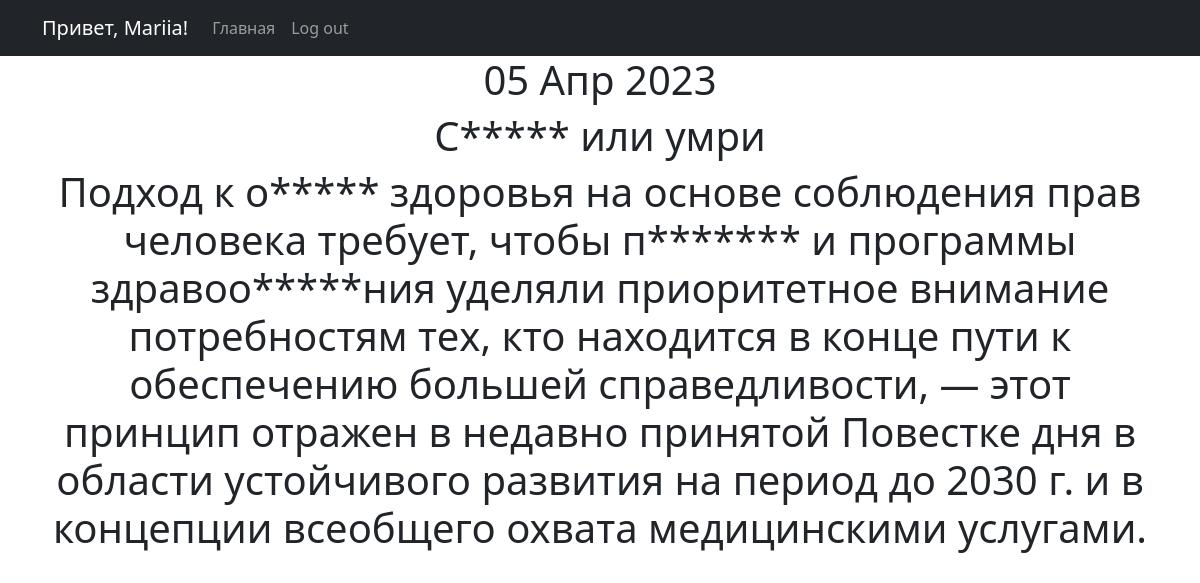
Screenshot of /news/1 (signed in) with the database file from the repository.
### News_Portal/models.py (models this page shows, shortened)
class Post(models.Model):
    author = models.ForeignKey(Author, on_delete=models.CASCADE)
    type = models.CharField(max_length=2, choices=TYPES, default="news")
    creation_time = models.DateTimeField(auto_now_add=True)
    category = models.ManyToManyField(Category, through="PostCategory")
    title = models.CharField(max_length=255, default="Новость часа")
    text = models.TextField(default="а мы уже пишем")
    rating = models.FloatField(default=0.0)

### News_Portal/views.py (the view)
# urls.py: path("<int:pk>", NewsDetail.as_view(), name="news_detail"),
class NewsDetail(DetailView):
    model = Post
    template_name = "post.html"
    context_object_name = "post"

### News_Portal/templatetags/custom_filters.py (called while the page is built)
@register.filter()
def censor(text):
    if not isinstance(text, str):
        raise ValueError("мы только тексты цензурируем в нашей редакции")
    for bad_word in BANNED_WORDS:
        if bad_word in text:
            censored = bad_word[0] + ("*" * (len(bad_word) - 1))
            text = text.replace(bad_word, censored)
        if bad_word.capitalize() in text:
            censored = bad_word[0].capitalize() + ("*" * (len(bad_word) - 1))
            text = text.replace(bad_word, censored)
    return text

### News_Portal/templates/post.html (shortened to what this page needs)
{% extends 'flatpages/default.html' %}
{% load custom_filters %}
{% block content %}
<h1>{{ post.creation_time|date:'d M Y' }}</h1>
<h1>{{ post.title|censor }}</h1>
<h1>{{ post.text|censor }}</h1>
{% endblock content %}

### News_Portal/templates/flatpages/default.html (shortened to what this page needs)
<!DOCTYPE html>
<html lang="en">
    <head>
        {% load static %}
        <link href="{% static 'css/styles.css' %}" rel="stylesheet" />
    </head>
    <body>
        <nav class="navbar navbar-expand-lg navbar-dark bg-dark static-top">
           <div class="container">
               {% if request.user.is_anonymous %}
                    <a class="navbar-brand" href="#">Привет, аноним!</a>
               {% else %}
                    <a class="navbar-brand" href="/profile">Привет, {{ request.user.username }}!</a>
               {% endif %}
               <div class="collapse navbar-collapse" id="navbarResponsive">
                   <ul class="navbar-nav ml-auto">
                       <li class="nav-item active">
                           <a class="nav-link" href="/news">Главная</a>
                       </li>
                       <li class="nav-item active">
                           {% if request.user.is_anonymous %}
                                <a class="nav-link" href="/accounts/login">Log in</a>
                           {% else %}
                                <a class="nav-link" href="/sign/logout">Log out</a>
                           {% endif %}
                       </li>
                   </ul>
               </div>
           </div>
        </nav>
        <div class="container">
           <div class="row">
               <div class="col-lg-12 text-center">
                   {% block content %}{% endblock content %}
               </div>
           </div>
        </div>
    </body>
</html>

### rows the page displays
Post: creation_time "05 Апр 2023", title|censor "С***** или умри", text|censor "Подход к о***** здоровья на основе соблюдения прав человека требует, чтобы п******* и программы здравоо*****ния уделяли приоритетное внимание потребностям тех, кто находится в конце пути к обеспечению большей справедливости, ― этот принцип отражен в недавно принятой Повестке дня в области устойчивого развития на период до 2030 г. и в концепции всеобщего охвата медицинскими услугами."

### other values shown
{{ request.user.username }} "Mariia"
